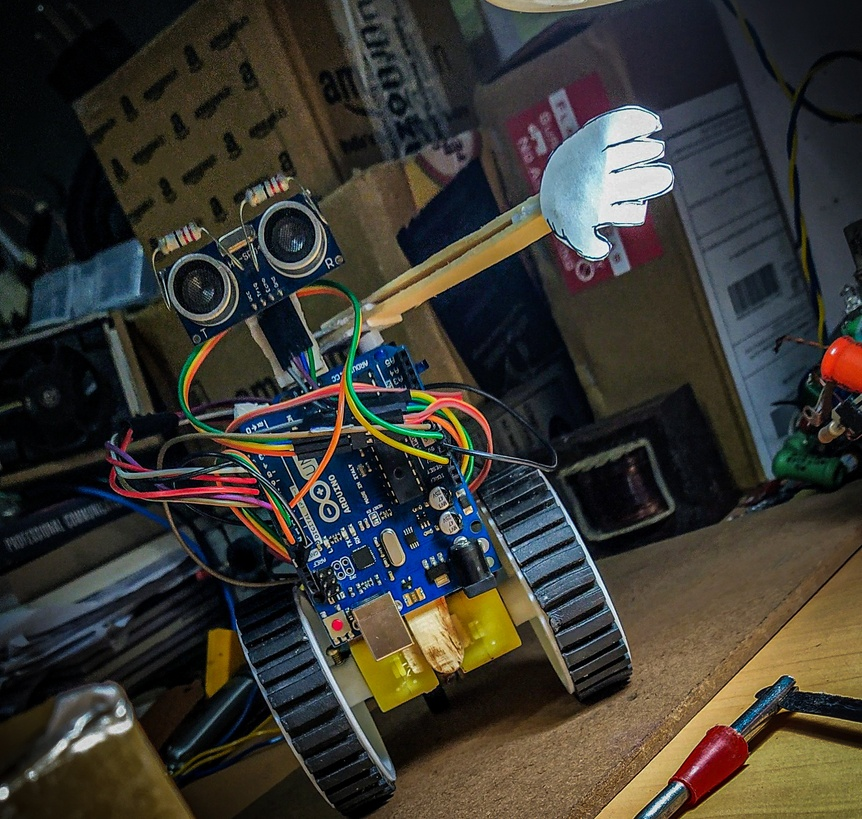
#> input picture img.jpg, 862 x 819 px, shrunk from 1844 x 1751 before the run, given in place of the camera
$ python 'object_detection & object_tracking.py'
#> lines starting #> are read from the running program, lines starting #| are printed output that depends on the picture; after the words box and inside, x2 and y2 are one past the last pixel; in counts of white or black regions, pixels touching at a corner belong together
import cv2
import numpy as np

def nothing(x):
    pass
cap = cv2.VideoCapture(0)

cv2.namedWindow("track")

cv2.createTrackbar("l_H", "track", 0, 255, nothing)
#> slider 'l_H' is set to 51
cv2.createTrackbar("l_S", "track", 0, 255, nothing)
#> slider 'l_S' is set to 51
cv2.createTrackbar("l_V", "track", 0, 255, nothing)
#> slider 'l_V' is set to 51
cv2.createTrackbar("u_H", "track", 255, 255, nothing)
cv2.createTrackbar("u_S", "track", 255, 255, nothing)
cv2.createTrackbar("u_V", "track", 255, 255, nothing)

while True:
    _, frame = cap.read()
#> frame is the input picture: shape (819, 862, 3); mean B, G, R 50, 56.2, 58.5

    hsv = cv2.cvtColor(frame, cv2.COLOR_BGR2HSV)
#> hsv: shape (819, 862, 3); mean H, S, V 67.8, 112.9, 68.8

    l_h = cv2.getTrackbarPos("l_H", "track")
    l_s = cv2.getTrackbarPos("l_s", "track")
    l_v= cv2.getTrackbarPos("l_v", "track")

    u_h = cv2.getTrackbarPos("u_H", "track")
    u_s = cv2.getTrackbarPos("u_S", "track")
    u_v = cv2.getTrackbarPos("u_V", "track")


    l_b = np.array([l_h, l_s, l_v])
    u_b = np.array([u_h, u_s, u_v])

    mask = cv2.inRange(hsv, l_b, u_b)
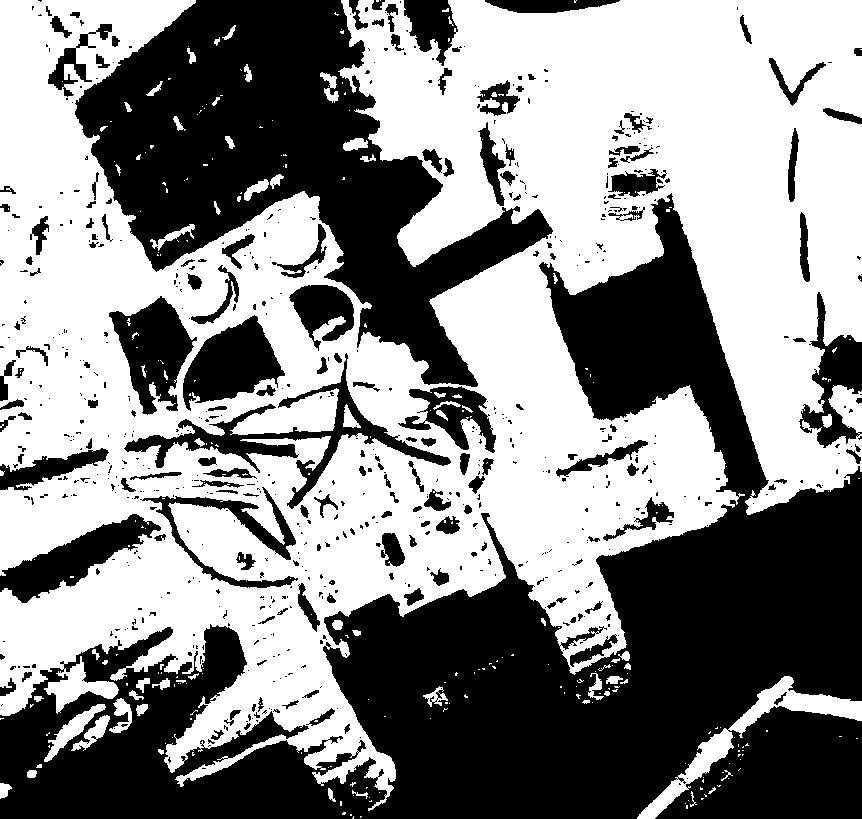
#> mask: shape (819, 862); 53.9% white; 667 black regions (494 under 20 px), largest, box (x1, y1, x2, y2) and area: (0, 193, 862, 819) 188875, (75, 0, 553, 387) 73969, (124, 353, 451, 509) 6738
    res = cv2.bitwise_and(frame, frame, mask=mask)
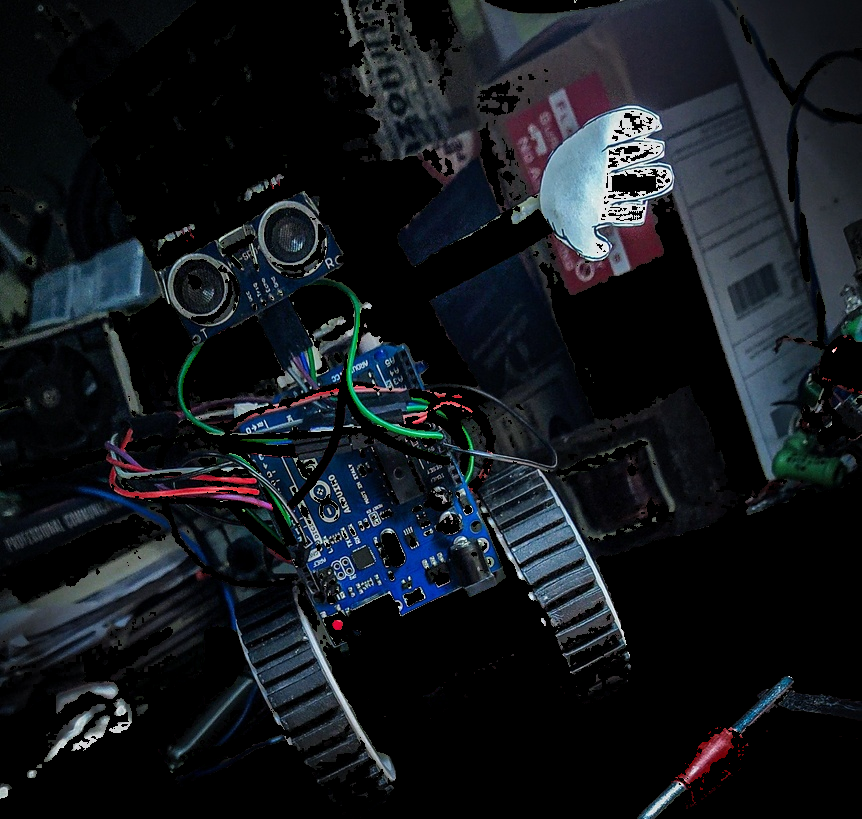
#> res: shape (819, 862, 3); mean B, G, R 29.8, 24.9, 20.9

    cv2.imshow("frame", frame)
    cv2.imshow('res', res)
    cv2.imshow('mask', mask)

    if cv2.waitKey(1) & 0xFF == 27:
#> (key Esc is pressed here)
        break
cap.release()
cv2.destroyAllWindows()
